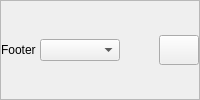
            <widget class="QFrame" name="footer_7">
             <property name="maximumSize">
              <size>
               <width>16777215</width>
               <height>16777215</height>
              </size>
             </property>
             <property name="frameShape">
              <enum>QFrame::StyledPanel</enum>
             </property>
             <property name="frameShadow">
              <enum>QFrame::Raised</enum>
             </property>
             <layout class="QHBoxLayout" name="horizontalLayout_50">
              <property name="spacing">
               <number>4</number>
              </property>
              <property name="leftMargin">
               <number>0</number>
              </property>
              <property name="topMargin">
               <number>0</number>
              </property>
              <property name="rightMargin">
               <number>0</number>
              </property>
              <property name="bottomMargin">
               <number>0</number>
              </property>
              <item>
               <widget class="QLabel" name="footer_8">
                <property name="minimumSize">
                 <size>
                  <width>0</width>
                  <height>0</height>
                 </size>
                </property>
                <property name="maximumSize">
                 <size>
                  <width>70</width>
                  <height>16777215</height>
                 </size>
                </property>
                <property name="text">
                 <string>Footer</string>
                </property>
               </widget>
              </item>
              <item>
               <widget class="QComboBox" name="changeSelectedColor_36">
                <property name="minimumSize">
                 <size>
                  <width>80</width>
                  <height>0</height>
                 </size>
                </property>
                <property name="maximumSize">
                 <size>
                  <width>80</width>
                  <height>16777215</height>
                 </size>
                </property>
               </widget>
              </item>
              <item>
               <widget class="QLabel" name="selectedColor_36">
                <property name="minimumSize">
                 <size>
                  <width>0</width>
                  <height>24</height>
                 </size>
                </property>
                <property name="maximumSize">
                 <size>
                  <width>50</width>
                  <height>24</height>
                 </size>
                </property>
                <property name="text">
                 <string/>
                </property>
               </widget>
              </item>
              <item>
               <widget class="QPushButton" name="colorPicker_36">
                <property name="minimumSize">
                 <size>
                  <width>40</width>
                  <height>30</height>
                 </size>
                </property>
                <property name="maximumSize">
                 <size>
                  <width>40</width>
                  <height>30</height>
                 </size>
                </property>
                <property name="cursor">
                 <cursorShape>PointingHandCursor</cursorShape>
                </property>
                <property name="text">
                 <string/>
                </property>
               </widget>
              </item>
             </layout>
            </widget>
